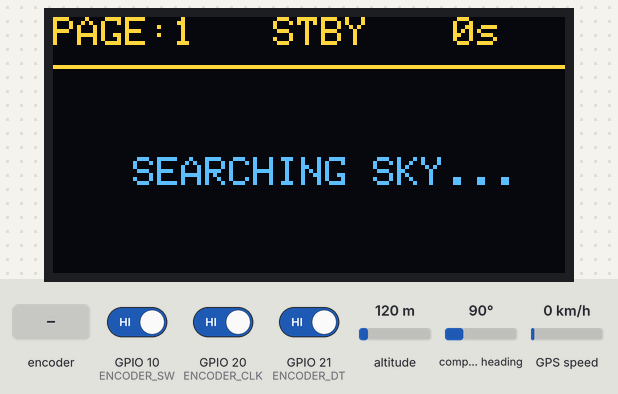
Bench run of a sketch on a simulated ESP32-S3. Shown: 128×64 one-colour display. Inputs (shaded band) come from the test bench; at power-on: GPIO 10 (ENCODER_SW) HIGH, GPIO 20 (ENCODER_CLK) HIGH, GPIO 21 (ENCODER_DT) HIGH, altitude 120 m, compass heading 90°, GPS speed 0 km/h. The OLED is the two-colour kind (top 16 rows yellow); storage starts empty; the GPS gets a fix after 3 s at 37.7749, -122.4194 with 8 satellites.

Above: at 2.2 s.
3.4 s: rotary encoder on GPIO 20 (ENCODER_CLK) / GPIO 21 (ENCODER_DT) turned 3 steps (first pin leading)
At 4.0 s:
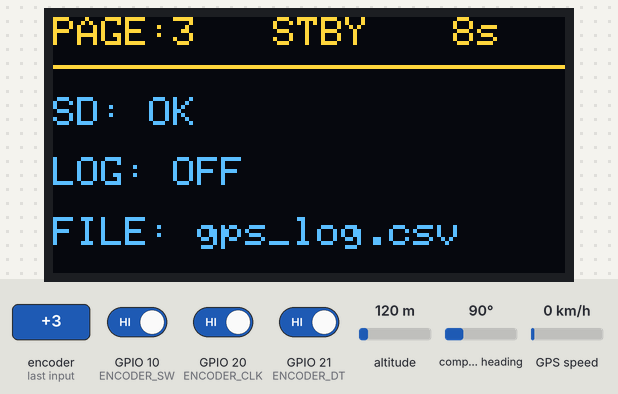
5.6 s: GPIO 10 (ENCODER_SW) driven LOW
At 6.5 s:
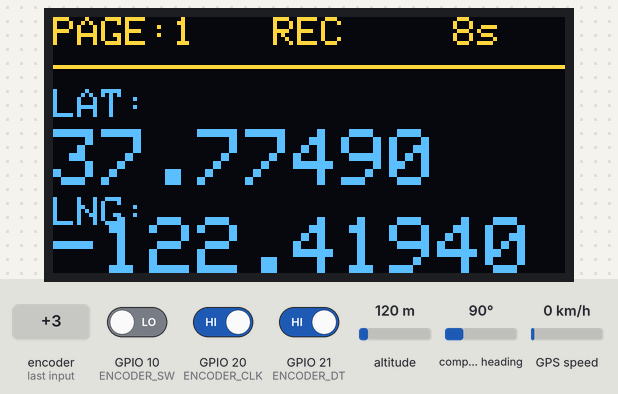
7.4 s: rotary encoder on GPIO 20 (ENCODER_CLK) / GPIO 21 (ENCODER_DT) turned 3 steps (first pin leading)
At 9.6 s:
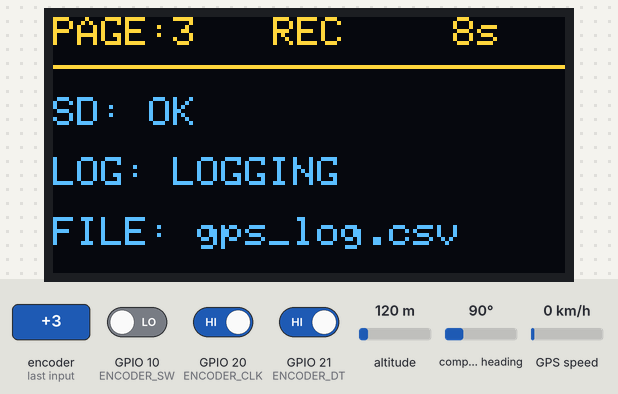
9.9 s: GPIO 10 (ENCODER_SW) driven HIGH
At 11.1 s:
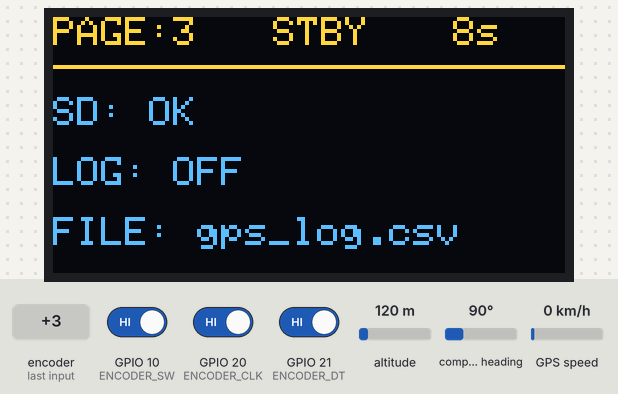
11.7 s: GPIO 10 (ENCODER_SW) driven LOW
At 12.4 s:
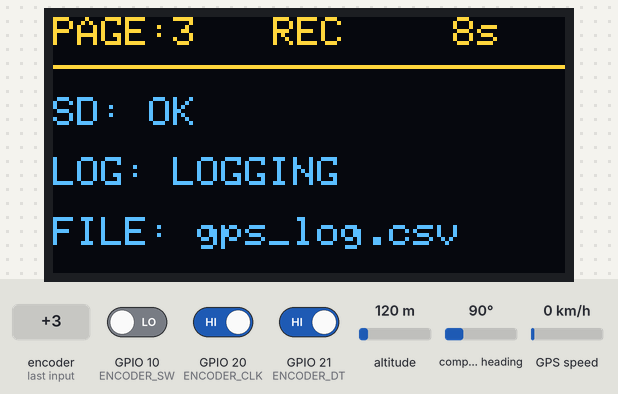
13.5 s: rotary encoder on GPIO 20 (ENCODER_CLK) / GPIO 21 (ENCODER_DT) turned 3 steps (first pin leading)
At 15.5 s:
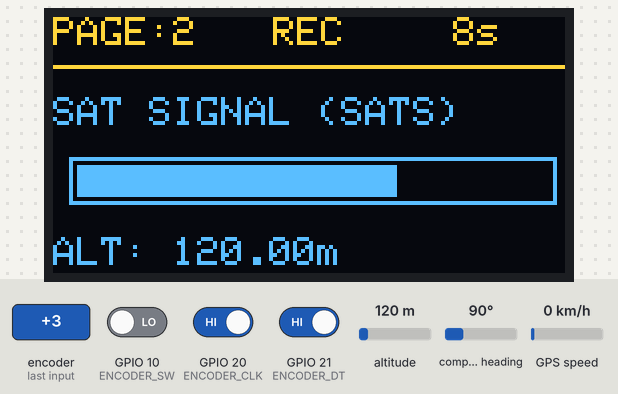
Timing chart, 0 to 17.0 s (numbered marks = the images above; inputs shaded):
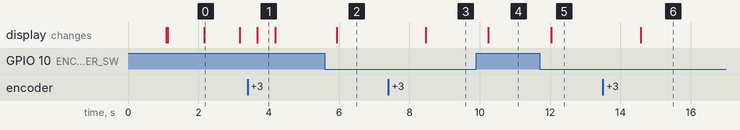

The sketch:

ESP32_GPS_DATABUILDER.ino
```cpp
#include <Wire.h>
#include <Adafruit_GFX.h>
#include <Adafruit_SSD1306.h>
#include <TinyGPS++.h>
#include <SPI.h>
#include <SD.h>

// --- Screen & GPS ---
#define SCREEN_WIDTH 128
#define SCREEN_HEIGHT 64
Adafruit_SSD1306 display(SCREEN_WIDTH, SCREEN_HEIGHT, &Wire, -1);
TinyGPSPlus gps;

// --- SPI Remapping (Crucial to avoid D10 Boot-Hang) ---
#define SCK_PIN  8   // D8
#define MISO_PIN 9   // D9
#define MOSI_PIN 5   // D3 (GPIO 5)
#define CS_PIN   4   // D2

// --- Rotary Encoder Pins ---
#define ENCODER_CLK 20 // D7 (GPIO 20)
#define ENCODER_DT  21 // D6 (GPIO 21)
#define ENCODER_SW  10 // D10 (GPIO 10)

// --- State Variables ---
int menuPage = 0;
int lastClk = HIGH;
bool sdActive = false;
bool isLogging = false;
unsigned long lastRefresh = 0;

void setup() {
  Serial.begin(115200);

  // 1. Start I2C (Screen)
  Wire.begin(6, 7);
  if(!display.begin(SSD1306_SWITCHCAPVCC, 0x3C)) {
    Serial.println(F("OLED Fail"));
  }

  display.clearDisplay();
  display.setTextColor(SSD1306_WHITE);
  display.setCursor(0,0);
  display.println(F("MONOLITH BOOT..."));
  display.display();
  delay(1000);

  // 2. Remap SPI and Start SD
  display.println(F("REMAPPING SPI..."));
  display.display();

  // Initialize custom SPI bus for SD Card
  SPI.begin(SCK_PIN, MISO_PIN, MOSI_PIN, CS_PIN);

  if (!SD.begin(CS_PIN)) {
    Serial.println(F("SD Card Failed/Missing"));
    sdActive = false;
  } else {
    sdActive = true;
    File dataFile = SD.open("/gps_log.csv", FILE_APPEND);
    if (dataFile) {
      dataFile.println("Time,Lat,Lng,Sats");
      dataFile.close();
    }
  }

  // 3. Setup Hardware Pins
  Serial1.begin(9600, SERIAL_8N1, 3, 2); // GPS on D1/D0
  pinMode(ENCODER_CLK, INPUT);
  pinMode(ENCODER_DT, INPUT);
  pinMode(ENCODER_SW, INPUT_PULLUP);

  display.println(F("BOOT COMPLETE."));
  display.display();
  delay(1000);
}

void loop() {
  // 1. Handle GPS Data
  while (Serial1.available() > 0) {
    gps.encode(Serial1.read());
  }

  // 2. Handle Rotary Encoder (Menu Selection)
  int newClk = digitalRead(ENCODER_CLK);
  if (newClk != lastClk && newClk == LOW) {
    if (digitalRead(ENCODER_DT) != newClk) menuPage++; else menuPage--;
    if (menuPage > 2) menuPage = 0;
    if (menuPage < 0) menuPage = 2;
  }
  lastClk = newClk;

  // 3. Handle Encoder Button (Toggle REC)
  if (digitalRead(ENCODER_SW) == LOW) {
    if (sdActive) isLogging = !isLogging;
    delay(300); // Debounce delay
  }

  // 4. Update Dashboard (0.5s Refresh)
  if (millis() - lastRefresh >= 500) {
    lastRefresh = millis();
    display.clearDisplay();

    // Draw Static Header
    display.setTextSize(1);
    display.setCursor(0,0);
    display.print(F("PAGE:")); display.print(menuPage + 1);
    display.setCursor(55, 0);
    display.print(isLogging ? F("REC") : F("STBY"));
    display.setCursor(100, 0);
    display.print(gps.satellites.value()); display.print(F("s"));
    display.drawLine(0, 12, 128, 12, SSD1306_WHITE);

    // Render Menu Pages
    switch (menuPage) {
      case 0: showGpsPage(); break;
      case 1: showSignalPage(); break;
      case 2: showSdPage(); break;
    }

    // Periodic SD Logging (Every 5 seconds if REC is on)
    static unsigned long lastLogTime = 0;
    if (isLogging && gps.location.isValid() && (millis() - lastLogTime > 5000)) {
       logData();
       lastLogTime = millis();
    }

    display.display();
  }
}

void showGpsPage() {
  if (gps.location.isValid()) {
    display.setCursor(0, 18); display.print(F("LAT:"));
    display.setTextSize(2); display.setCursor(0, 28); display.print(gps.location.lat(), 5);
    display.setTextSize(1); display.setCursor(0, 45); display.print(F("LNG:"));
    display.setTextSize(2); display.setCursor(0, 50); display.print(gps.location.lng(), 5);
  } else {
    display.setCursor(20, 35); display.print(F("SEARCHING SKY..."));
  }
}

void showSignalPage() {
  display.setCursor(0, 20); display.println(F("SAT SIGNAL (SATS)"));
  int barWidth = map(gps.satellites.value(), 0, 12, 0, 120);
  display.drawRect(4, 35, 122, 12, SSD1306_WHITE);
  display.fillRect(6, 37, (barWidth > 118 ? 118 : barWidth), 8, SSD1306_WHITE);
  display.setTextSize(1);
  display.setCursor(0, 55); display.print(F("ALT: ")); display.print(gps.altitude.meters()); display.print(F("m"));
}

void showSdPage() {
  display.setCursor(0, 20);
  display.print(F("SD: ")); display.println(sdActive ? F("OK") : F("ERR"));
  display.setCursor(0, 35);
  display.print(F("LOG: ")); display.println(isLogging ? F("LOGGING") : F("OFF"));
  display.setCursor(0, 50);
  display.print(F("FILE: gps_log.csv"));
}

void logData() {
  File dataFile = SD.open("/gps_log.csv", FILE_APPEND);
  if (dataFile) {
    dataFile.print(gps.time.value()); dataFile.print(",");
    dataFile.print(gps.location.lat(), 6); dataFile.print(",");
    dataFile.print(gps.location.lng(), 6); dataFile.print(",");
    dataFile.println(gps.satellites.value());
    dataFile.close();
  }
}
```

Measured:
- after the input at 3.4 s, the display: changes after 0.28 s (image 1)
- after the input at 5.6 s, the display: changes after 0.34 s (image 2)
- after the input at 7.4 s, the display: changes after 1.1 s (image 3)
- after the input at 9.9 s, the display: changes after 0.34 s (image 4)
- after the input at 11.7 s, the display: changes after 0.34 s (image 5)
- after the input at 13.5 s, the display: changes after 1.1 s (image 6)
- what the display in image 0 shows lasts 1.0 s, from 2.2 s to 3.2 s
